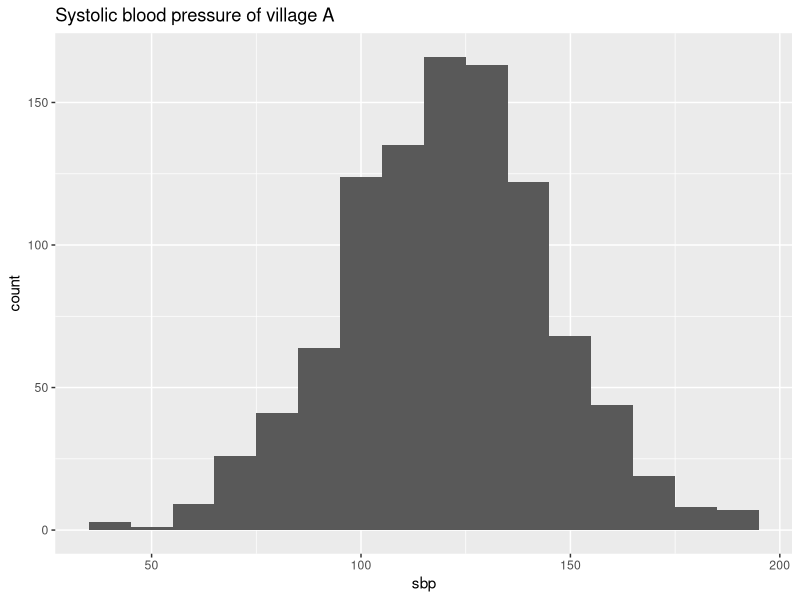
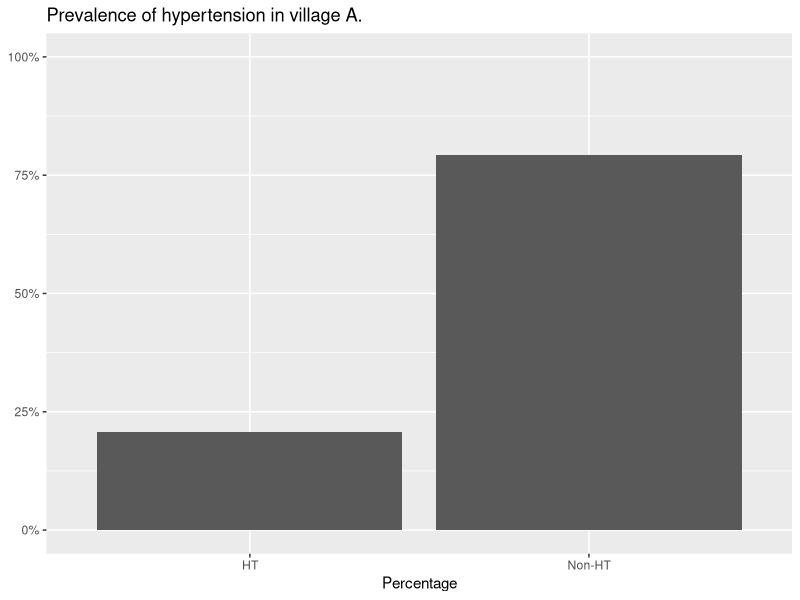
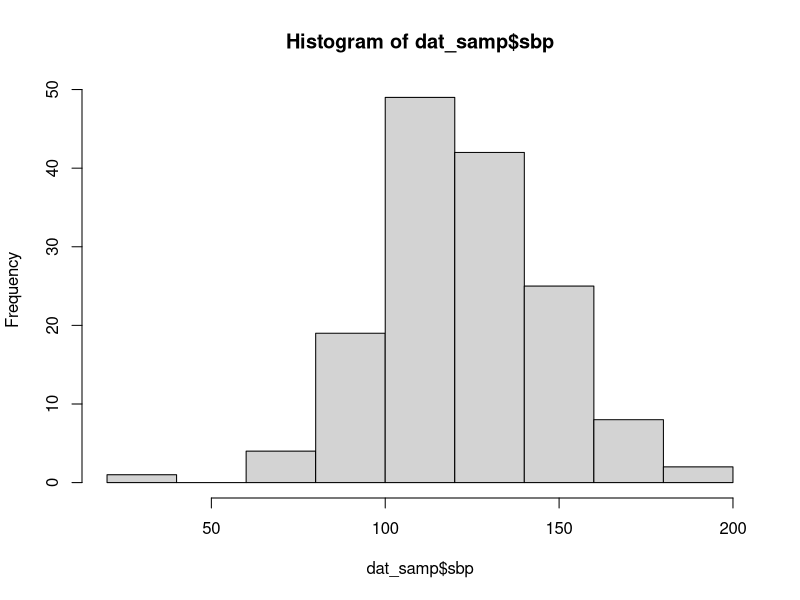

The R script that drew these images, in order: (Note: this script raises an error after producing the figures.)
library(tidyverse)

# Systolic blood pressure of everyone in village A. (n = 1000)
set.seed(111)
dat <- data.frame(serno = 1:1e3,
                  sbp = rnorm(1e3, 120, 25)) |> 
  mutate(
    hypertension = if_else(sbp >= 140, "HT", "Non-HT")
  )

ggplot(dat, aes(x = sbp)) +
  geom_histogram(binwidth = 10) +
  labs(title = "Systolic blood pressure of village A")

ggplot(dat, aes(x = hypertension, y = ..count../sum(..count..))) +
  geom_bar() +
  scale_y_continuous(limits = c(0, 1), labels = scales::label_percent()) +
  labs(title = "Prevalence of hypertension in village A.",
       x = "Percentage", y = NULL)

ht <- dat |>
  count(hypertension = sbp >= 140) |> 
  mutate(prop = n/sum(n))

# Let's say we don't know the true proportion and want to estimate it from a sample.
# Select a random sample of 150 people
dat_samp <- dat |> 
  sample_n(150)

hist(dat_samp$sbp)

dat_samp |>
  count(hypertension) |> 
  mutate(prop = n/sum(n)) |> 
  filter(hypertension == "HT") |> 
  pull(prop)

# Repeat the sampling process 500 times

# First create a function to do the sampling
get_ht_prev_sample <- function(data, n) {
  data |> 
    sample_n(n) |> 
    count(hypertension) |> 
    mutate(prop = n/sum(n)) |> 
    filter(hypertension == "HT") |> 
    pull(prop)
}

get_ht_prev_sample(dat, 150)

ht_prev <- replicate(200, get_ht_prev_sample(dat, 150))
quantile(ht_prev, probs = c(0.025,  0.975))

ggplot(dat_ht_prev_samp, aes(x = ht_prev)) +
  geom_histogram(bins = 10)

# Estimate standard deviation

ss <- seq(10, 1000, 10)





get_ci <- function(data, var) {
  
}







